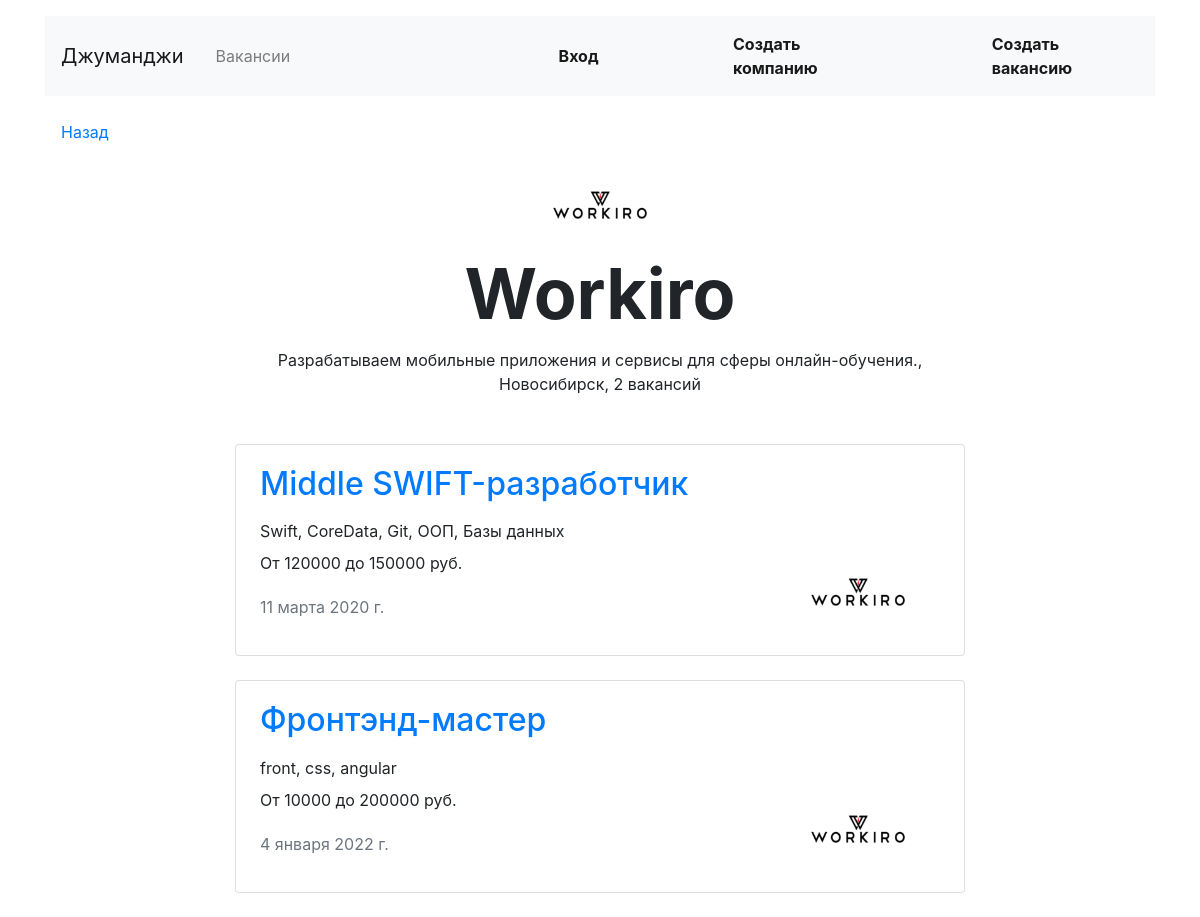
The page /vacancies/companies/2 on the database its author committed.
### vacancies/models.py (models this page shows, shortened)
class Company(models.Model):
    name = CharField(max_length=200)
    location = CharField(max_length=200)
    logo = models.ImageField(upload_to=MEDIA_COMPANY_IMAGE_DIR, height_field='height_field', width_field='width_field')
    height_field = models.PositiveIntegerField(default=60)
    width_field = models.PositiveIntegerField(default=100)
    description = TextField()
    employee_count = PositiveIntegerField()
    owner = OneToOneField('auth.User', on_delete=CASCADE, related_name='company', blank=True, null=True)

class Vacancy(models.Model):
    title = CharField(max_length=200)
    specialty = ForeignKey('Specialty', on_delete=SET('IT'), related_name="vacancies")
    company = ForeignKey('Company', on_delete=CASCADE, related_name="companies")
    skills = TextField()
    description = TextField()
    salary_min = PositiveIntegerField()
    salary_max = PositiveIntegerField()
    published_at = DateField()

### vacancies/views.py (the view)
# urls.py: path('vacancies/companies/<int:company>', vacancies.company_card, name='company_card'),
def company_card(request, company):
    try:
        company_data = Company.objects.get(id=company)
        vacancies_data = Vacancy.objects.filter(company=company_data.id)
        context = {
            'company_data': company_data,
            'vacancies_data': vacancies_data,
            'number_of_vacancies': len(vacancies_data),
        }
        return render(request, 'company_card.html', context)
    except Company.DoesNotExist or Vacancy.DoesNotExist:
        return redirect(main_view)

### vacancies/templates/company_card.html (shortened to what this page needs)
{% extends 'base.html' %}
{% block container %}
    <section>
      <div class="text-center">
        <img src="{{ company_data.logo.url }}" width="130" height="80" alt="">
      </div>
      <h1 class="h1 text-center mx-auto mt-0 pt-1" style="font-size: 70px; text-transform: capitalize;"><strong >{{ company_data.name }}</strong></h1>
      <p class="text-center pt-1">{{ company_data.description }}, <br> {{ company_data.location }}, {{ number_of_vacancies }} вакансий</p>
      <div class="row mt-5">
        <div class="col-12 col-lg-8 offset-lg-2 m-auto">
          {% for vacancy in vacancies_data %}
            {% include 'vacancy_summary.html' %}
          {% endfor %}
    </section>
  </main>
{% endblock %}

### vacancies/templates/vacancy_summary.html
<div class="card mb-4">
    <div class="card-body px-4">
        <div class="row">
        <a href="{% url 'vacancy' vacancy.id %}"><div class="col-12 col-md-8 col-lg-9">
            <h2 class="h2 pb-2">{{ vacancy.title }}</h2>
        </a>
            <p class="mb-2">{{ vacancy.skills }}</p>
            <p>От {{ vacancy.salary_min }} до {{ vacancy.salary_max }} руб.</p>
            <p class="text-muted pt-1">{{ vacancy.published_at }}</p>
        </div>
        <div class="col-12 col-md-4 col-lg-3 d-flex align-items-end">
            <a href="{% url 'company_card' vacancy.company.id %}"><img src="{{ vacancy.company.logo.url }}" width="130" height="80" alt=""></a>
        </div>
        </div>
    </div>
</div>

### rows shown on the page
Company: logo (picture), name "Workiro", description "Разрабатываем мобильные приложения и сервисы для сферы онлайн-обучения.", location "Новосибирск"
Vacancy: title "Middle SWIFT-разработчик", skills "Swift, CoreData, Git, ООП, Базы данных", salary_min "120000", salary_max "150000", published_at "11 марта 2020 г.", company.logo (picture)
Vacancy: title "Фронтэнд-мастер", skills "front, css, angular", salary_min "10000", salary_max "200000", published_at "4 января 2022 г.", company.logo (picture)

### other values the page prints
{{ number_of_vacancies }} "2"
